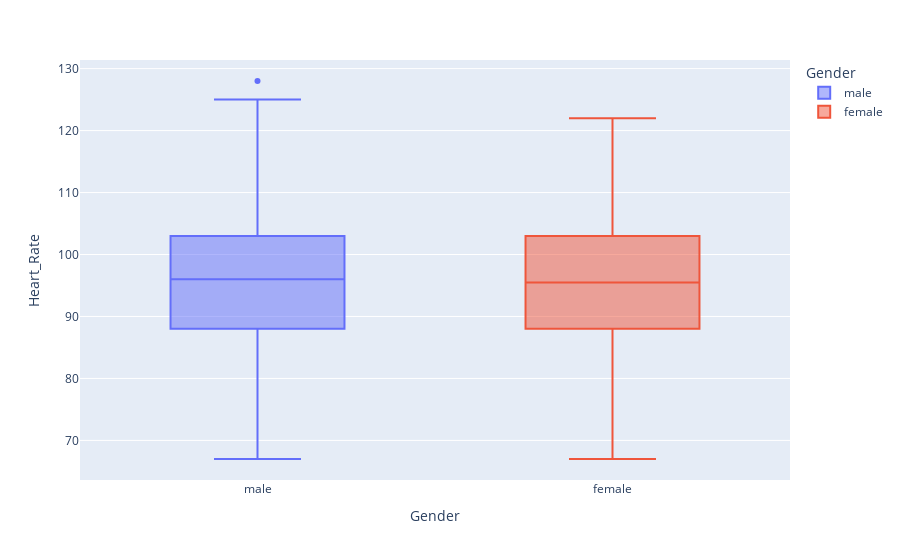

The notebook cell saved with this chart:
### Code cell
fig1= px.box(exercise_train_data, x= "Gender", y= "Heart_Rate", color= "Gender")
fig1.show()

### Figure 1 — Plotly figure (JSON) as saved in the notebook; plotly's stock layout.template omitted (floating-point values rounded to 4 significant figures; data arrays with more than 128 entries replaced by an {"elided": "..."} marker saying what was removed)
{"data": [{"alignmentgroup": "True", "hovertemplate": "Gender=%{x}<br>Heart_Rate=%{y}<extra></extra>", "legendgroup": "male", "marker": {"color": "#636efa"}, "name": "male", "notched": false, "offsetgroup": "male", "orientation": "v", "showlegend": true, "type": "box", "x": {"elided": "5932 str values"}, "x0": " ", "xaxis": "x", "y": {"elided": "5932 float values"}, "y0": " ", "yaxis": "y"}, {"alignmentgroup": "True", "hovertemplate": "Gender=%{x}<br>Heart_Rate=%{y}<extra></extra>", "legendgroup": "female", "marker": {"color": "#EF553B"}, "name": "female", "notched": false, "offsetgroup": "female", "orientation": "v", "showlegend": true, "type": "box", "x": {"elided": "6068 str values"}, "x0": " ", "xaxis": "x", "y": {"elided": "6068 float values"}, "y0": " ", "yaxis": "y"}], "layout": {"boxmode": "overlay", "legend": {"title": {"text": "Gender"}, "tracegroupgap": 0}, "margin": {"t": 60}, "xaxis": {"anchor": "y", "categoryarray": ["male", "female"], "categoryorder": "array", "domain": [0, 1], "title": {"text": "Gender"}}, "yaxis": {"anchor": "x", "domain": [0, 1], "title": {"text": "Heart_Rate"}}}}
